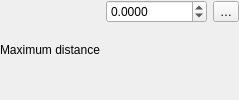
                          <widget class="QFrame" name="mPlacementMaximumDistanceFrame">
                           <property name="frameShape">
                            <enum>QFrame::NoFrame</enum>
                           </property>
                           <property name="frameShadow">
                            <enum>QFrame::Raised</enum>
                           </property>
                           <layout class="QGridLayout" name="gridLayout_44" columnstretch="1,2">
                            <property name="leftMargin">
                             <number>0</number>
                            </property>
                            <property name="topMargin">
                             <number>0</number>
                            </property>
                            <property name="rightMargin">
                             <number>0</number>
                            </property>
                            <property name="bottomMargin">
                             <number>0</number>
                            </property>
                            <item row="1" column="1">
                             <widget class="QgsUnitSelectionWidget" name="mMaximumDistanceUnitWidget" native="true">
                              <property name="focusPolicy">
                               <enum>Qt::StrongFocus</enum>
                              </property>
                             </widget>
                            </item>
                            <item row="0" column="0" rowspan="2">
                             <widget class="QLabel" name="label_49">
                              <property name="text">
                               <string>Maximum distance</string>
                              </property>
                              <property name="alignment">
                               <set>Qt::AlignLeading|Qt::AlignLeft|Qt::AlignVCenter</set>
                              </property>
                             </widget>
                            </item>
                            <item row="0" column="1">
                             <layout class="QHBoxLayout" name="horizontalLayout_18">
                              <item>
                               <widget class="QgsDoubleSpinBox" name="mMaximumDistanceSpnBx">
                                <property name="decimals">
                                 <number>4</number>
                                </property>
                                <property name="minimum">
                                 <double>-999999999.000000000000000</double>
                                </property>
                                <property name="maximum">
                                 <double>999999999.000000000000000</double>
                                </property>
                                <property name="singleStep">
                                 <double>0.100000000000000</double>
                                </property>
                               </widget>
                              </item>
                              <item>
                               <widget class="QgsPropertyOverrideButton" name="mMaximumDistanceDDBtn">
                                <property name="text">
                                 <string>…</string>
                                </property>
                               </widget>
                              </item>
                             </layout>
                            </item>
                           </layout>
                          </widget>
